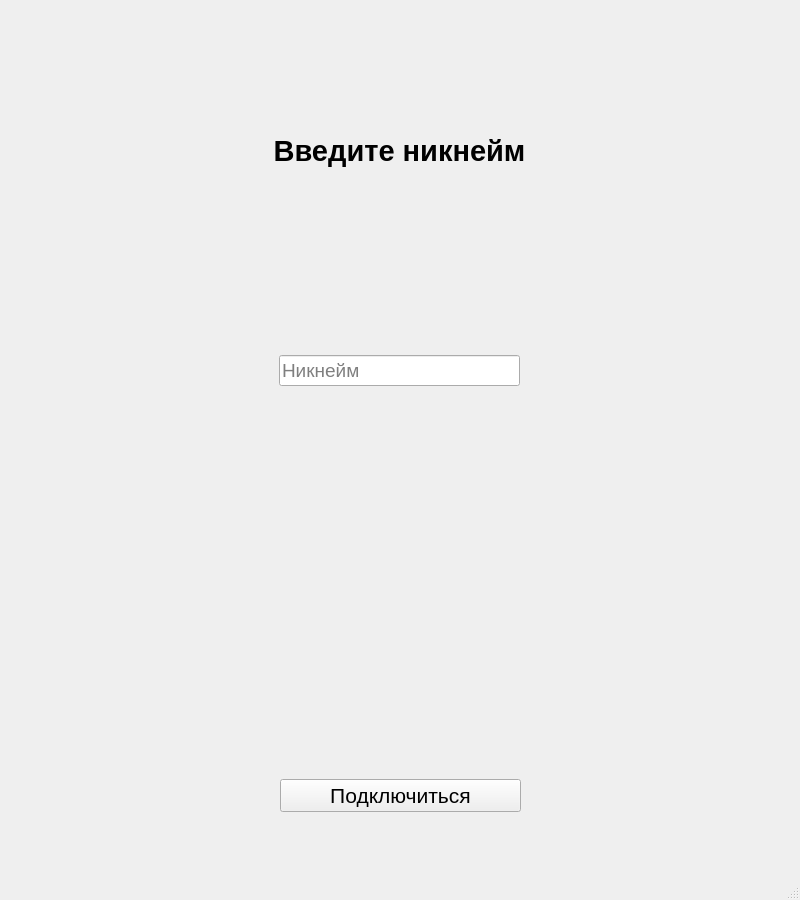
<?xml version="1.0" encoding="UTF-8"?>
<ui version="4.0">
 <class>AuthWindow</class>
 <widget class="QMainWindow" name="AuthWindow">
  <property name="geometry">
   <rect>
    <x>0</x>
    <y>0</y>
    <width>800</width>
    <height>900</height>
   </rect>
  </property>
  <property name="windowTitle">
   <string>AuthWindow</string>
  </property>
  <widget class="QWidget" name="centralwidget">
   <widget class="QWidget" name="horizontalLayoutWidget">
    <property name="geometry">
     <rect>
      <x>9</x>
      <y>70</y>
      <width>781</width>
      <height>161</height>
     </rect>
    </property>
    <layout class="QHBoxLayout" name="horizontalLayout">
     <property name="topMargin">
      <number>50</number>
     </property>
     <property name="bottomMargin">
      <number>50</number>
     </property>
     <item>
      <widget class="QLabel" name="label">
       <property name="font">
        <font>
         <pointsize>22</pointsize>
         <bold>true</bold>
        </font>
       </property>
       <property name="text">
        <string>Введите никнейм</string>
       </property>
       <property name="alignment">
        <set>Qt::AlignmentFlag::AlignCenter</set>
       </property>
      </widget>
     </item>
    </layout>
   </widget>
   <widget class="QWidget" name="horizontalLayoutWidget_2">
    <property name="geometry">
     <rect>
      <x>9</x>
      <y>310</y>
      <width>781</width>
      <height>121</height>
     </rect>
    </property>
    <layout class="QHBoxLayout" name="horizontalLayout_2">
     <property name="leftMargin">
      <number>270</number>
     </property>
     <property name="rightMargin">
      <number>270</number>
     </property>
     <item>
      <widget class="QLineEdit" name="nicknameLineEdit">
       <property name="font">
        <font>
         <pointsize>14</pointsize>
        </font>
       </property>
       <property name="placeholderText">
        <string>Никнейм</string>
       </property>
      </widget>
     </item>
    </layout>
   </widget>
   <widget class="QWidget" name="horizontalLayoutWidget_3">
    <property name="geometry">
     <rect>
      <x>10</x>
      <y>750</y>
      <width>781</width>
      <height>91</height>
     </rect>
    </property>
    <layout class="QHBoxLayout" name="horizontalLayout_3">
     <property name="leftMargin">
      <number>270</number>
     </property>
     <property name="rightMargin">
      <number>270</number>
     </property>
     <item>
      <widget class="QPushButton" name="connectPushButton">
       <property name="font">
        <font>
         <pointsize>16</pointsize>
        </font>
       </property>
       <property name="text">
        <string>Подключиться</string>
       </property>
      </widget>
     </item>
    </layout>
   </widget>
   <widget class="QWidget" name="horizontalLayoutWidget_4">
    <property name="geometry">
     <rect>
      <x>9</x>
      <y>469</y>
      <width>781</width>
      <height>91</height>
     </rect>
    </property>
    <layout class="QHBoxLayout" name="horizontalLayout_4">
     <item>
      <widget class="QLabel" name="errorLabel">
       <property name="font">
        <font>
         <pointsize>16</pointsize>
        </font>
       </property>
       <property name="styleSheet">
        <string notr="true">color: rgb(255, 0, 0)</string>
       </property>
       <property name="text">
        <string/>
       </property>
       <property name="alignment">
        <set>Qt::AlignmentFlag::AlignCenter</set>
       </property>
      </widget>
     </item>
    </layout>
   </widget>
  </widget>
  <widget class="QMenuBar" name="menubar">
   <property name="geometry">
    <rect>
     <x>0</x>
     <y>0</y>
     <width>800</width>
     <height>20</height>
    </rect>
   </property>
  </widget>
  <widget class="QStatusBar" name="statusbar"/>
 </widget>
 <resources/>
 <connections/>
</ui>
